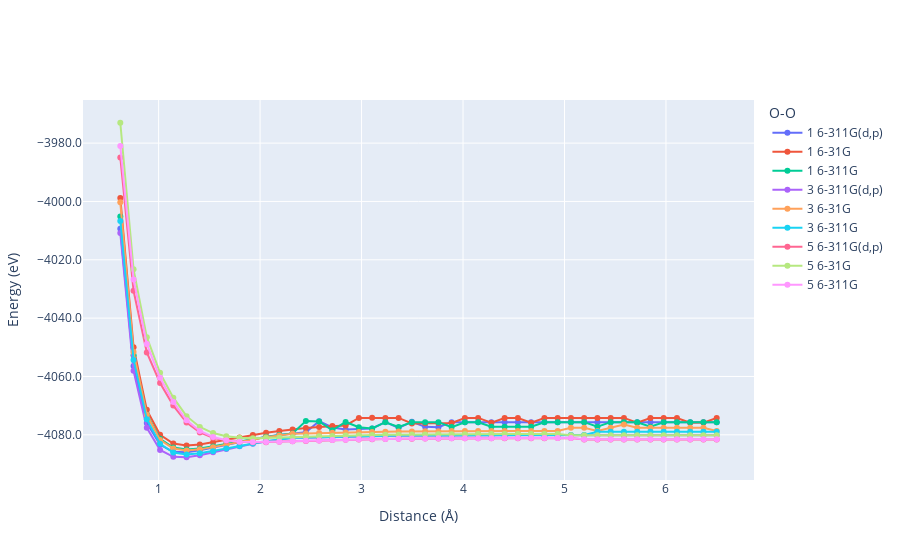

Notebook code cell kept with this figure:
### Markdown cell above
# O-O

### Code cell
import matplotlib.pyplot as plt
import seaborn as sns
import plotly.graph_objects as go

# plot with plotly
fig = go.Figure()

oo_gaussian_result_df = gaussian_result_df[gaussian_result_df["bond"] == "O-O"].copy()
for multiplicity in oo_gaussian_result_df["multiplicity"].unique():
    for basis in oo_gaussian_result_df["basis"].unique():
        df = oo_gaussian_result_df[
            (oo_gaussian_result_df["multiplicity"] == multiplicity) &
            (oo_gaussian_result_df["basis"] == basis)
        ].copy()
        df.sort_values(by="distance", inplace=True)
        df.reset_index(inplace=True, drop=True)
        fig.add_trace(
            go.Scatter(
                x=df["distance"],
                y=df["energy"],
                mode="lines+markers",
                name=f"{multiplicity} {basis}"
            )
        )

fig.update_layout(legend_title_text = "O-O")
fig.update_xaxes(title_text="Distance (Å)")
fig.update_yaxes(title_text="Energy (eV)", tickformat=".1f")
fig.show()
